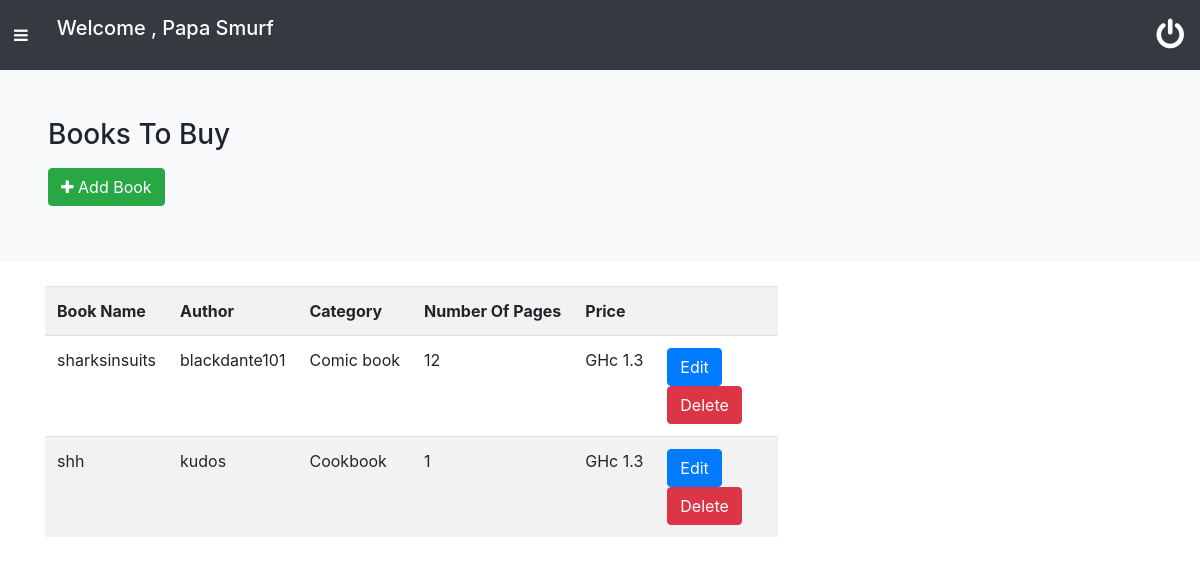
The app's page /home/books_to_buy/index.php (signed in) with its own data.
### tables this page shows
CREATE TABLE `books_to_buy` (
  `id` int(11) NOT NULL,
  `uname` varchar(20) NOT NULL,
  `book_name` varchar(50) NOT NULL,
  `author` varchar(50) NOT NULL,
  `category` varchar(100) NOT NULL,
  `pages` int(11) NOT NULL,
  `price` float NOT NULL
);

### home/books_to_buy/index.php (the view, shortened to what this page needs)
<?php
require('../../navigations/navbar.php');
include ('../../dbconnect/db.php');
?>
<div  class="container-fluid p-5 bg-light">
	<h3>Books To Buy</h3>
	<button onclick="display_input();" class="btn btn-success my-2"> <i class="fa fa-plus"></i> Add Book</button>
</div>
<?php
$sql ="SELECT * FROM books_to_buy WHERE uname='$name'";
$result=$con->query($sql);
if ($result->num_rows > 0) {
	echo "
<div  class='container'>
	<table  class='my-4 table table-striped table-responsive'>
			<th>Book Name</th>
			<th>Author</th>
			<th>Category</th>
			<th>Number Of Pages</th>
			<th>Price</th>
			<th></th>
			<th></th>
	";
	while ($row=$result->fetch_assoc()) {
	echo "
               <tr>
				<td>".$row['book_name']."</td>
				<td>".$row['author']."</td>
				<td>".$row['category']."</td>
				<td>".$row['pages']."</td>
				<td> GHc ".$row['price']."</td>
				<td>
					<form action='index.php' method='get'>
					<a href='index.php?id=".$row['id']."'  class='btn btn-primary'>Edit</a>
					</form>
					<a class='btn btn-danger' href='../../php_scripts/delete.php?id=".$row['id']."&fl=books_to_buy&type=books_to_buy''>Delete</a>
					<td>
				</td>
			</tr>";
}
}
?>
</table>
</div>
<?php
 require('../../navigations/footer.php');
  ?>

### navigations/navbar.php (style rules this page uses)
.container { cursor:pointer; }

### records on screen
books_to_buy: book_name "sharksinsuits", author "blackdante101", category "Comic book", pages "12", price "1.3"
books_to_buy: book_name "shh", author "kudos", category "Cookbook", pages "1", price "1.3"

### other values on screen
$name "Papa Smurf"
